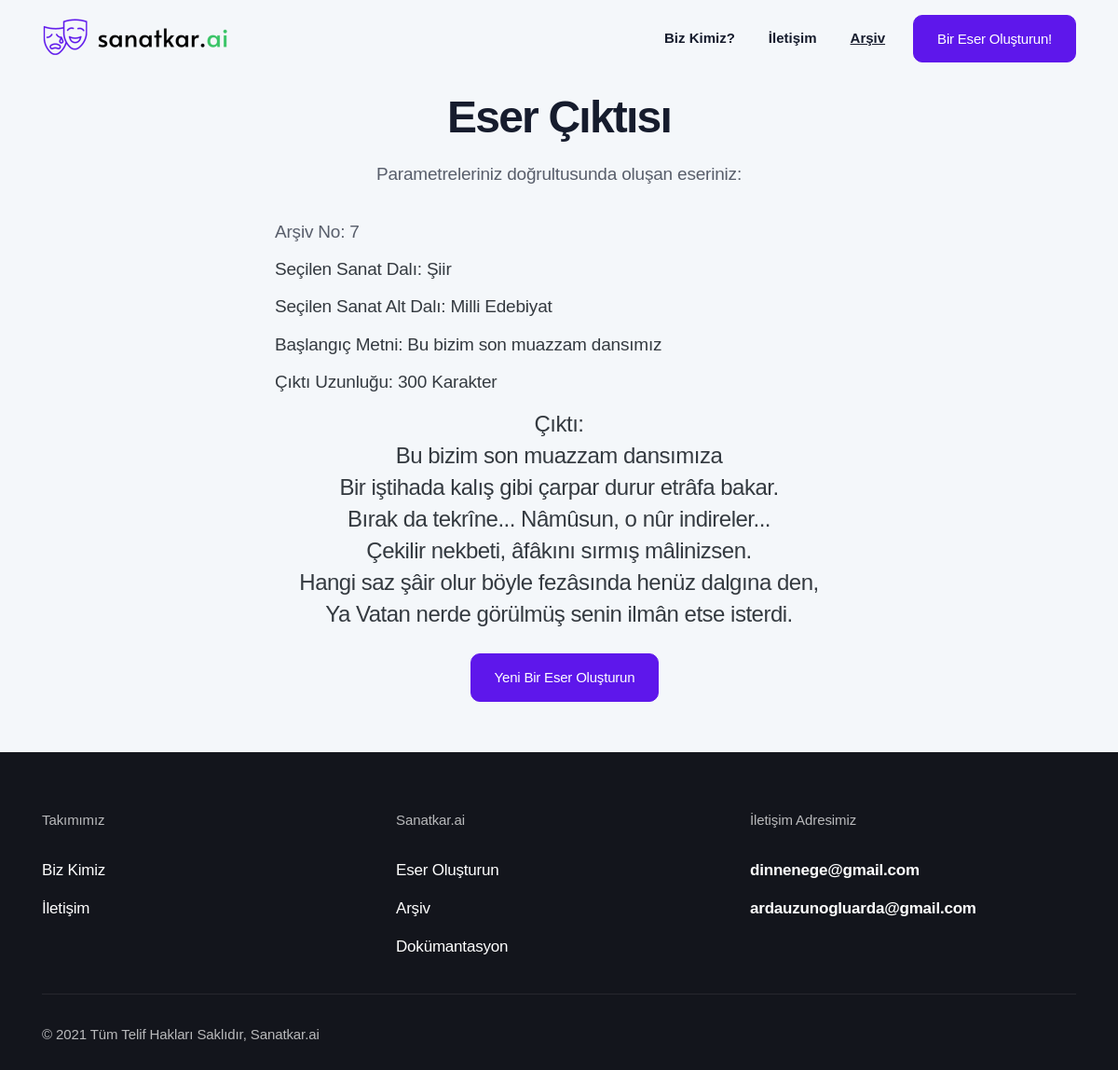
The app's page /archive/7, older data.
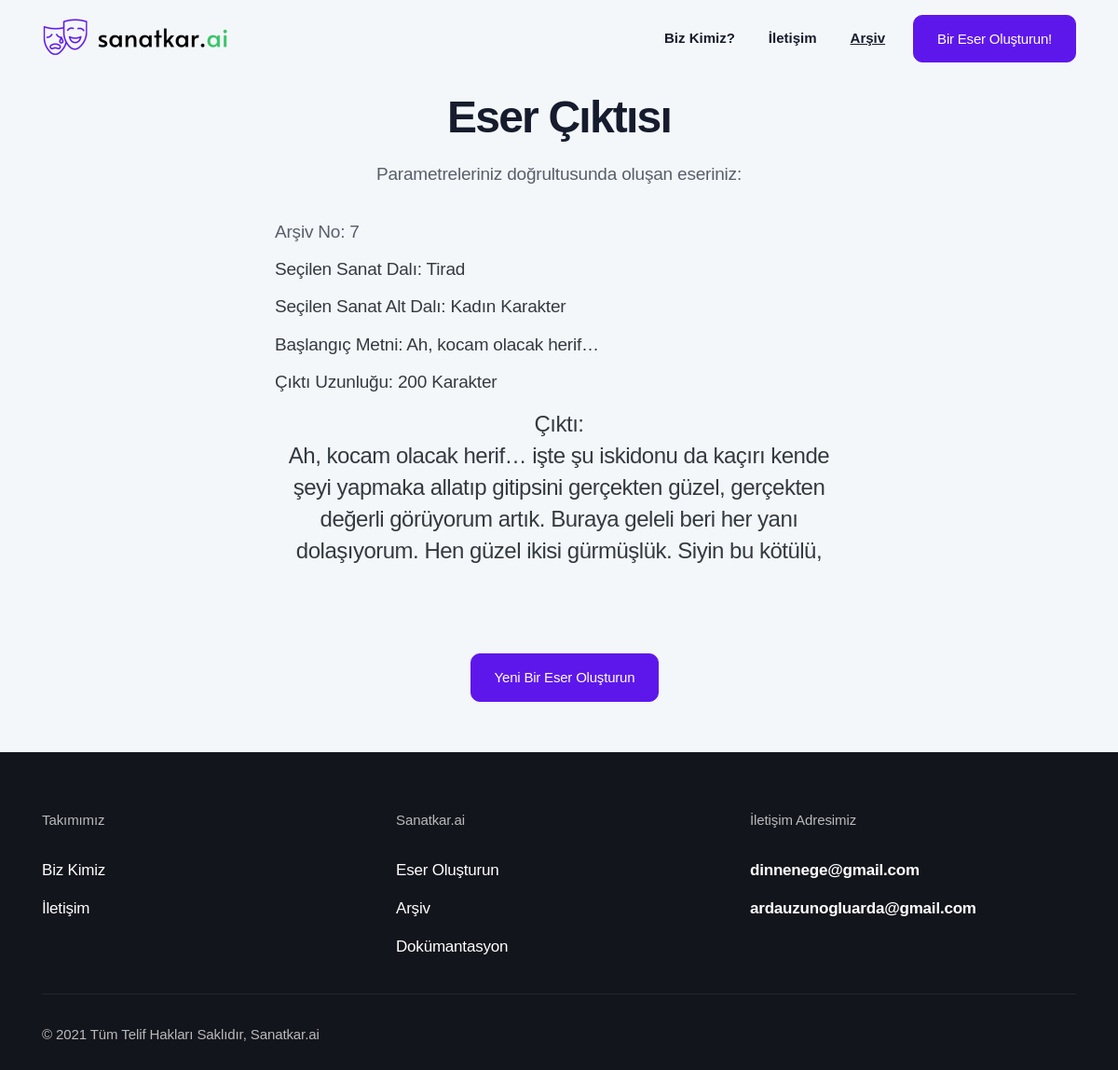
The same page, newer data.
### app.py (models this page shows)
class Archive(db.Model):
    id = db.Column(db.Integer, primary_key=True)
    generated_text = db.Column(db.String(600))
    art_branch = db.Column(db.String(10))
    genre = db.Column(db.String(30))
    seed_input = db.Column(db.String(35))
    length_input = db.Column(db.String(3))

### app.py (the view)
@app.route("/archive/<int:id>")
def particular_archive_element(id):
    archived_generation = Archive.query.filter_by(id = id).first()
    id = archived_generation.id
    generated_text = archived_generation.generated_text
    art_branch = archived_generation.art_branch
    genre = archived_generation.genre
    seed_input = archived_generation.seed_input
    length_input = archived_generation.length_input
    output = str(generated_text).replace("_", "").replace(")", "").replace("(", "").replace("'", "").replace('"',"").split("\\n")
    if art_branch != "Tirad":
        output = list(filter(None, output))[:-1]
    return render_template("generator_output.html", id = id, output=output, art_branch=art_branch, genre=genre, seed_input=seed_input, length_input=length_input)

### templates/generator_output.html (shortened to what the changed rows need)
<!DOCTYPE html>
<html lang="en">
<head>
  <link rel="stylesheet" href="{{ url_for('static', filename='css/bootstrap.css') }}">
  <link rel="stylesheet" href="{{ url_for('static', filename='fonts/icon-font/css/style.css') }}">
  <link rel="stylesheet" href="{{ url_for('static', filename='fonts/typography-font/typo.css') }}">
  <link rel="stylesheet" href="{{ url_for('static', filename='fonts/fontawesome-5/css/all.css') }}">
  <link rel="stylesheet" href="{{ url_for('static', filename='plugins/aos/aos.min.css') }}">
  <link rel="stylesheet" href="{{ url_for('static', filename='plugins/fancybox/jquery.fancybox.min.css') }}">
  <link rel="stylesheet" href="{{ url_for('static', filename='plugins/nice-select/nice-select.min.css') }}">
  <link rel="stylesheet" href="{{ url_for('static', filename='plugins/slick/slick.min.css') }}">
  <link rel="stylesheet" href="{{ url_for('static', filename='plugins/date-picker/css/gijgo.min.css') }}" type="text/css" />
  <link rel="stylesheet" href="{{ url_for('static', filename='plugins/theme-mode-switcher/switcher-panel.css') }}">
  <link rel="stylesheet" href="{{ url_for('static', filename='css/main.css') }}">
  <link rel="stylesheet" href="{{ url_for('static', filename='css/theme-mode-custom.css') }}">
  <link rel="stylesheet" href="https://cdnjs.cloudflare.com/ajax/libs/font-awesome/5.15.4/css/all.min.css">
</head>
<body data-theme="light">
  <div class="site-wrapper overflow-hidden">
    <div class="inner-banner pt-20 pb-md-13 bg-default-2">
      <div class="container">
        <div class="row  justify-content-center pt-5">
          <div class="col-xl-8 col-lg-9 text-center">
            <div class="px-md-15 text-center">
              <h2 class="title gr-text-3 mb-6">Eser Çıktısı</h2>
              <ul class="w-100 list-unstyled text-left">
                <li class="gr-text-8 text-dark mb-3">Seçilen Sanat Dalı: <span id="chosenart">{{art_branch}}</span></li>
                <li class="gr-text-8 text-dark mb-3">Seçilen Sanat Alt Dalı: <span id="chosensubart">{{genre}}</span></li>
                <li class="gr-text-8 text-dark mb-3">Başlangıç Metni: <span id="startingsentence">{{seed_input}}</span></li>
                <li class="gr-text-8 text-dark mb-5">Çıktı Uzunluğu: <span id="outputlength">{{length_input}}</span> Karakter</li>
                <li class="gr-text-6 text-dark mb-8 text-center">Çıktı:</br><span id="output">
                {% if output[0] %}
                  {% for element in output %}
                    {{element}}
                    <br>
                  {% endfor %}
                {% else %}
                  <p> Bir hata oluştu. </p>
                {% endif %}
                </span></li>
              </ul>
            </div>
          </div>
        </div>
      </div>
    </div>
  </div>
</body>
</html>

Row changes from the older to the newer data that the page shows:
changed Archive: art_branch "Şiir" → "Tirad"; genre "Milli Edebiyat" → "Kadın Karakter"; seed_input "Bu bizim son muazzam dansımız" → "Ah, kocam olacak herif…"; length_input "300" → "200"
Text that changed along with them:
new list line: "Ah, kocam olacak herif… işte şu iskidonu da kaçırı kende şeyi yapmaka allatıp gitipsini gerçekten güzel, gerçekten değerli görüyorum artık. Buraya geleli beri her yanı dolaşıyorum. Hen güzel ikisi gürmüşlük. Siyin bu kötülü,"
list line gone: "Bu bizim son muazzam dansımıza"
list line gone: "Bir iştihada kalış gibi çarpar durur etrâfa bakar."
list line gone: "Bırak da tekrîne... Nâmûsun, o nûr indireler..."
list line gone: "Çekilir nekbeti, âfâkını sırmış mâlinizsen."
list line gone: "Hangi saz şâir olur böyle fezâsında henüz dalgına den,"
list line gone: "Ya Vatan nerde görülmüş senin ilmân etse isterdi."
